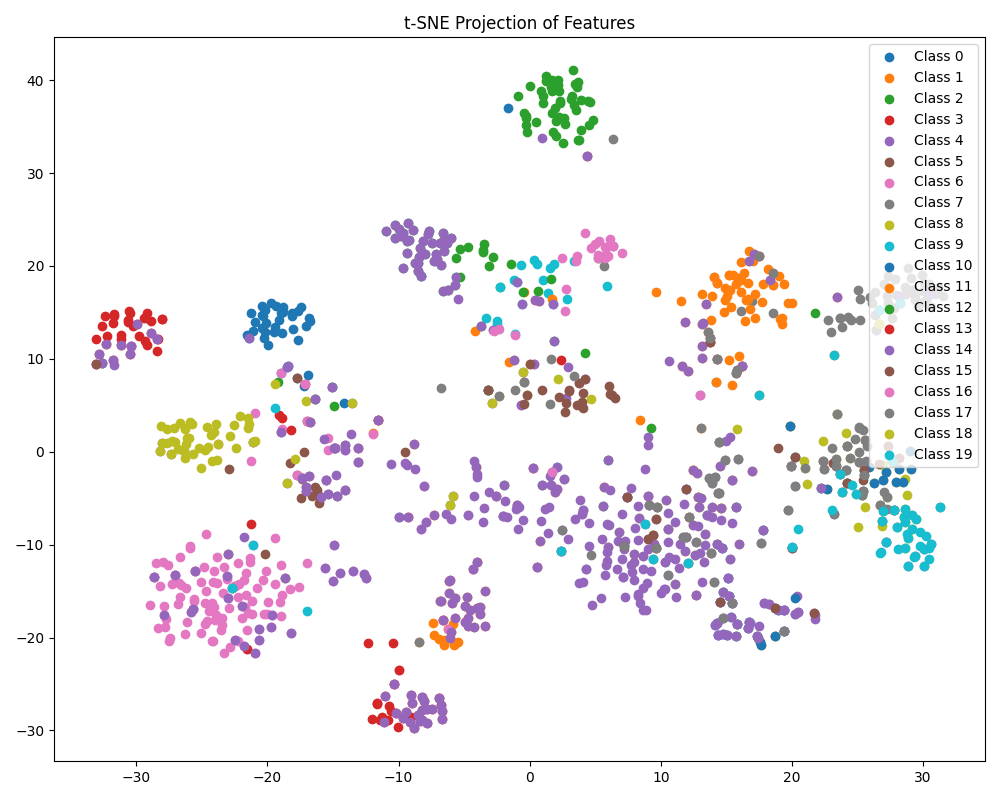

The script that saved this image:
import torch
import torch.nn as nn
import matplotlib.pyplot as plt
import numpy as np
from sklearn.manifold import TSNE
from utils import get_data_loader
from train_q2 import ResNet


def main():
    device = "cuda"

    # Load the model
    model = torch.load("checkpoint-model-epoch9.pth")
    # https://discuss.pytorch.org/t/how-to-delete-layer-in-pretrained-model/17648
    model = nn.Sequential(*list(model.children())[:-1]).to(device)
    model.eval()

    # Load the data
    data_loader = get_data_loader(
        "voc", train=False, batch_size=1, split="test", inp_size=224
    )

    # Get the features
    features = []
    targets = []

    for i, (img, target, j) in enumerate(data_loader):
        with torch.no_grad():
            # Get the features from the model (penultimate layer)
            output = model(img.to(device))
        features.append(output)
        targets.append(target)
        if i == 999:
            break

    features = torch.cat(features, dim=0)
    targets = torch.cat(targets, dim=0)

    features = features.view(features.size(0), -1).cpu().numpy()
    targets = targets.cpu().numpy()

    # Perform t-SNE
    tsne = TSNE(n_components=2, random_state=1234)
    features = tsne.fit_transform(features)

    # Plot the features
    plt.figure(figsize=(10, 8))
    for i in range(20):
        # Get the indices of the current class
        indices = np.where(targets[:, i] == 1)[0]
        plt.scatter(features[indices, 0], features[indices, 1], label="Class " + str(i))

    plt.title("t-SNE Projection of Features")
    plt.legend(loc="upper right")
    plt.tight_layout()
    plt.savefig("tsne.png")


if __name__ == "__main__":
    main()
